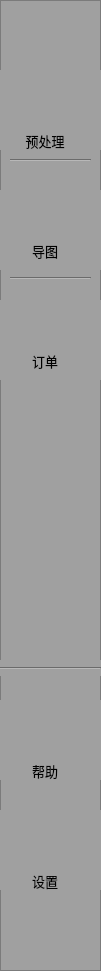
   <widget class="QFrame" name="tools_frame">
    <property name="geometry">
     <rect>
      <x>2</x>
      <y>-7</y>
      <width>101</width>
      <height>971</height>
     </rect>
    </property>
    <property name="minimumSize">
     <size>
      <width>81</width>
      <height>911</height>
     </size>
    </property>
    <property name="maximumSize">
     <size>
      <width>16777215</width>
      <height>16777215</height>
     </size>
    </property>
    <property name="styleSheet">
     <string notr="true">background-color: rgb(160, 160, 160);</string>
    </property>
    <property name="frameShape">
     <enum>QFrame::StyledPanel</enum>
    </property>
    <property name="frameShadow">
     <enum>QFrame::Raised</enum>
    </property>
    <widget class="QWidget" name="pre_deal_widget" native="true">
     <property name="geometry">
      <rect>
       <x>0</x>
       <y>70</y>
       <width>101</width>
       <height>80</height>
      </rect>
     </property>
     <property name="cursor">
      <cursorShape>PointingHandCursor</cursorShape>
     </property>
     <widget class="QLabel" name="pre_deal_text_label">
      <property name="geometry">
       <rect>
        <x>20</x>
        <y>60</y>
        <width>50</width>
        <height>21</height>
       </rect>
      </property>
      <property name="font">
       <font>
        <family>黑体</family>
        <pointsize>10</pointsize>
       </font>
      </property>
      <property name="styleSheet">
       <string notr="true">color: rgb(0, 0, 0);</string>
      </property>
      <property name="text">
       <string>预处理</string>
      </property>
      <property name="alignment">
       <set>Qt::AlignCenter</set>
      </property>
     </widget>
     <widget class="QLabel" name="pre_deal_label">
      <property name="geometry">
       <rect>
        <x>20</x>
        <y>3</y>
        <width>50</width>
        <height>50</height>
       </rect>
      </property>
      <property name="styleSheet">
       <string notr="true"/>
      </property>
      <property name="text">
       <string/>
      </property>
      <property name="pixmap">
       <pixmap resource="resources.qrc">:/pic/images/pre-deal.png</pixmap>
      </property>
      <property name="alignment">
       <set>Qt::AlignCenter</set>
      </property>
     </widget>
    </widget>
    <widget class="QWidget" name="help_widget" native="true">
     <property name="geometry">
      <rect>
       <x>0</x>
       <y>700</y>
       <width>101</width>
       <height>80</height>
      </rect>
     </property>
     <widget class="QLabel" name="help_text_label">
      <property name="geometry">
       <rect>
        <x>20</x>
        <y>60</y>
        <width>50</width>
        <height>21</height>
       </rect>
      </property>
      <property name="font">
       <font>
        <family>黑体</family>
        <pointsize>10</pointsize>
       </font>
      </property>
      <property name="text">
       <string>帮助</string>
      </property>
      <property name="alignment">
       <set>Qt::AlignCenter</set>
      </property>
     </widget>
     <widget class="QLabel" name="help_label">
      <property name="geometry">
       <rect>
        <x>20</x>
        <y>0</y>
        <width>50</width>
        <height>50</height>
       </rect>
      </property>
      <property name="text">
       <string/>
      </property>
      <property name="pixmap">
       <pixmap resource="resources.qrc">:/pic/images/pre-help.png</pixmap>
      </property>
     </widget>
    </widget>
    <widget class="QWidget" name="get_images_widget" native="true">
     <property name="geometry">
      <rect>
       <x>0</x>
       <y>190</y>
       <width>101</width>
       <height>80</height>
      </rect>
     </property>
     <property name="cursor">
      <cursorShape>PointingHandCursor</cursorShape>
     </property>
     <widget class="QLabel" name="get_images_label">
      <property name="geometry">
       <rect>
        <x>20</x>
        <y>0</y>
        <width>50</width>
        <height>50</height>
       </rect>
      </property>
      <property name="text">
       <string/>
      </property>
      <property name="pixmap">
       <pixmap resource="resources.qrc">:/pic/images/pre-download.png</pixmap>
      </property>
     </widget>
     <widget class="QLabel" name="get_images_text_label">
      <property name="geometry">
       <rect>
        <x>20</x>
        <y>50</y>
        <width>50</width>
        <height>21</height>
       </rect>
      </property>
      <property name="font">
       <font>
        <family>黑体</family>
        <pointsize>10</pointsize>
       </font>
      </property>
      <property name="text">
       <string>导图</string>
      </property>
      <property name="alignment">
       <set>Qt::AlignCenter</set>
      </property>
     </widget>
    </widget>
    <widget class="QWidget" name="setting_widget" native="true">
     <property name="geometry">
      <rect>
       <x>0</x>
       <y>810</y>
       <width>101</width>
       <height>80</height>
      </rect>
     </property>
     <widget class="QLabel" name="setting_text_label">
      <property name="geometry">
       <rect>
        <x>20</x>
        <y>60</y>
        <width>50</width>
        <height>21</height>
       </rect>
      </property>
      <property name="font">
       <font>
        <family>黑体</family>
        <pointsize>10</pointsize>
       </font>
      </property>
      <property name="text">
       <string>设置</string>
      </property>
      <property name="alignment">
       <set>Qt::AlignCenter</set>
      </property>
     </widget>
     <widget class="QLabel" name="setting_label">
      <property name="geometry">
       <rect>
        <x>20</x>
        <y>0</y>
        <width>50</width>
        <height>50</height>
       </rect>
      </property>
      <property name="text">
       <string/>
      </property>
      <property name="pixmap">
       <pixmap resource="resources.qrc">:/pic/images/pre-setting.png</pixmap>
      </property>
     </widget>
    </widget>
    <widget class="Line" name="line_3">
     <property name="geometry">
      <rect>
       <x>10</x>
       <y>150</y>
       <width>81</width>
       <height>20</height>
      </rect>
     </property>
     <property name="orientation">
      <enum>Qt::Horizontal</enum>
     </property>
    </widget>
    <widget class="Line" name="line_2">
     <property name="geometry">
      <rect>
       <x>0</x>
       <y>660</y>
       <width>101</width>
       <height>16</height>
      </rect>
     </property>
     <property name="orientation">
      <enum>Qt::Horizontal</enum>
     </property>
    </widget>
    <widget class="Line" name="line_5">
     <property name="geometry">
      <rect>
       <x>10</x>
       <y>270</y>
       <width>81</width>
       <height>16</height>
      </rect>
     </property>
     <property name="orientation">
      <enum>Qt::Horizontal</enum>
     </property>
    </widget>
    <widget class="QWidget" name="shopify_orders_widget" native="true">
     <property name="geometry">
      <rect>
       <x>0</x>
       <y>300</y>
       <width>101</width>
       <height>80</height>
      </rect>
     </property>
     <property name="cursor">
      <cursorShape>PointingHandCursor</cursorShape>
     </property>
     <widget class="QLabel" name="shopify_orders_label">
      <property name="geometry">
       <rect>
        <x>20</x>
        <y>0</y>
        <width>50</width>
        <height>50</height>
       </rect>
      </property>
      <property name="text">
       <string/>
      </property>
      <property name="pixmap">
       <pixmap resource="resources.qrc">:/pic/images/shopify_black.png</pixmap>
      </property>
      <property name="scaledContents">
       <bool>true</bool>
      </property>
     </widget>
     <widget class="QLabel" name="shopify_orders_text_label">
      <property name="geometry">
       <rect>
        <x>20</x>
        <y>50</y>
        <width>50</width>
        <height>21</height>
       </rect>
      </property>
      <property name="font">
       <font>
        <family>黑体</family>
        <pointsize>10</pointsize>
       </font>
      </property>
      <property name="text">
       <string>订单</string>
      </property>
      <property name="alignment">
       <set>Qt::AlignCenter</set>
      </property>
     </widget>
    </widget>
   </widget>
